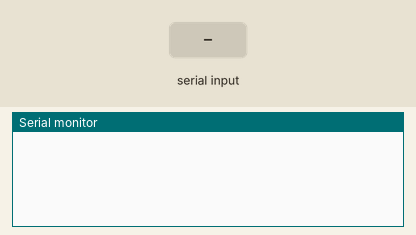
A sketch run on a simulated Arduino Uno, built with avr-gcc and run on an emulated ATmega328P. Shown: the last lines printed to the serial monitor. The inputs (shaded band) are chosen by the test bench.

Above: at 1.2 s.
1.3 s: "90,45\n" received over Serial
At 2.5 s:
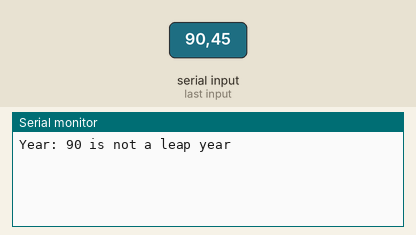
2.8 s: "0\n" received over Serial
At 3.7 s:
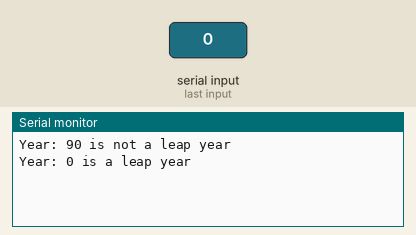

Measured:
- after the input at 1.3 s, the serial monitor: prints a new line at once (image 1)
- after the input at 2.8 s, the serial monitor: prints a new line at once (image 2)

The sketch:

Listing_6_2_LeapYear.ino
```cpp
/** Listing 6-2. Leap Year Program

  Program: find out if the user typed in a leap year. The code assumes
    the user is not an idiot and only types in numbers that are a valid
    year.

  Author: Dr. Purdum, Nov. 17, 2014
**/

#define MAXCHARS 10

void setup()
{
  Serial.begin(9600);
}

void loop()
{
  if (Serial.available() > 0) {
    int bufferCount;
    int year;
    char myData[MAXCHARS + 1];  // Save room for null

    bufferCount = ReadLine(myData);
    year = atoi(myData);               // Convert to int
    Serial.print("Year: ");
    Serial.print(year);
    Serial.print(" is ");
    if (IsLeapYear(year) == 0) {
      Serial.print("not ");
    }
    Serial.println("a leap year");
  }
}

/*****
  Purpose: Determine if a given year is a leap year

  Parameters:
    int yr		The year to test

  Return value:
    int 		1 if the year is a leap year, 0 otherwise
*****/
int IsLeapYear(int yr)
{
  if (yr % 4 == 0 && yr % 100 != 0 || yr % 400 == 0) {
    return 1;	// It is a leap year
  } else {
    return 0;	// not a leap year
  }
}

/*****
  Purpose: Read data from serial port until a newline character is read ('\n')

  Parameters:
    char str[]   character array that will be treated as a nul-terminated string

  Return value:
    int          the number of characters read for the string

  CAUTION:  This method will sit here forever if no input is read from the serial
            port and no newline character is entered.
****/
int ReadLine(char str[])
{
  char c;
  int index = 0;

  while (true) {
    if (Serial.available() > 0) {
      index = Serial.readBytesUntil('\n', str,  MAXCHARS);
      str[index] = '\0';  // null termination character
      break;
    }
  }
  return index;
}
```
